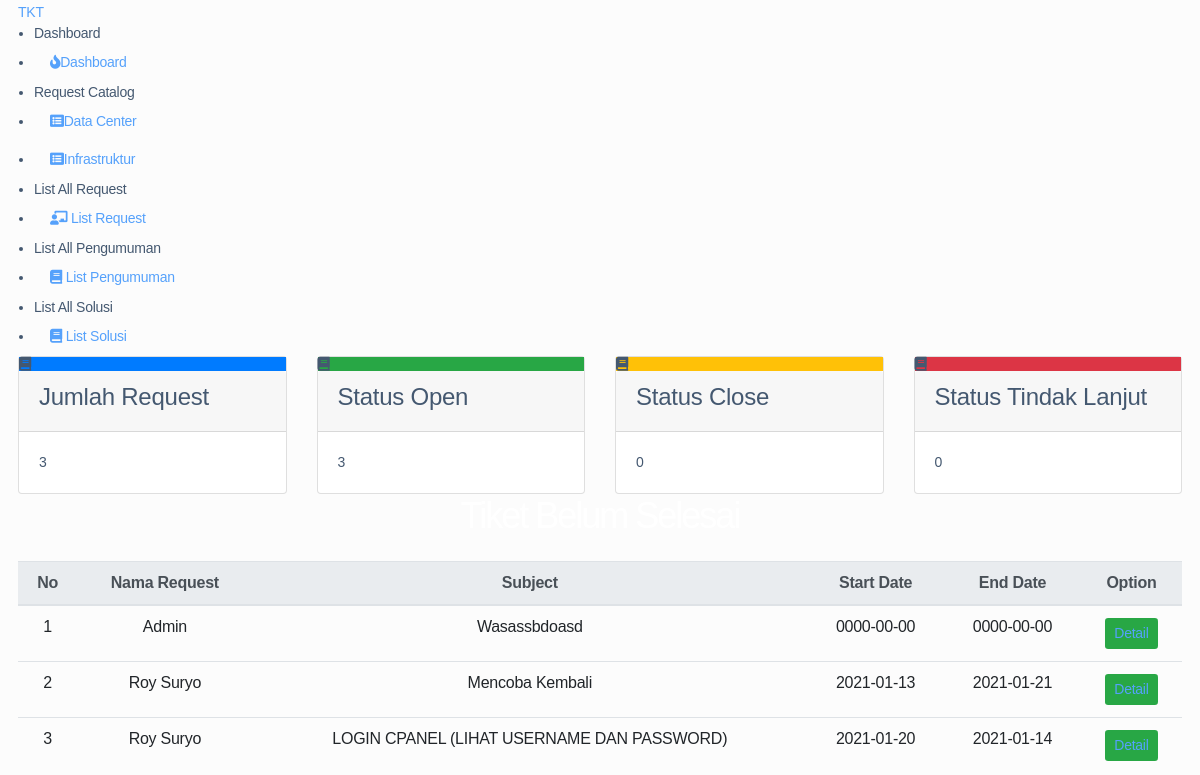
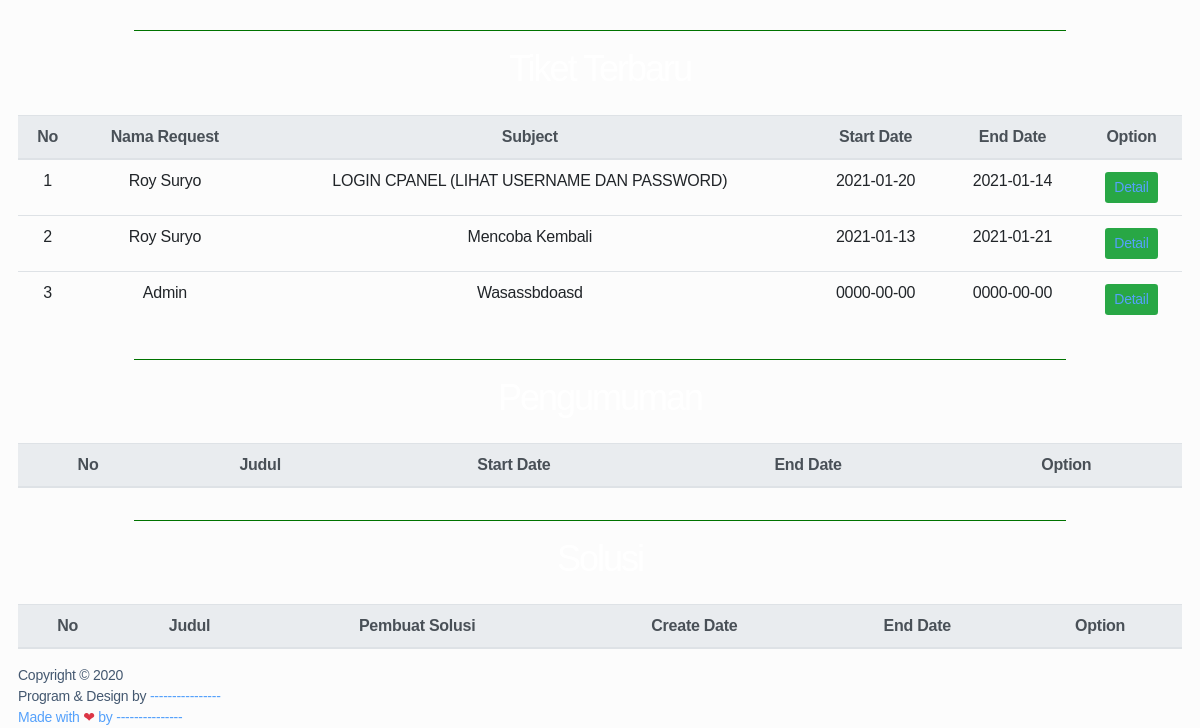
The page /index.php/staff (lower part) on the database as committed earlier (2 pictures, top to bottom).
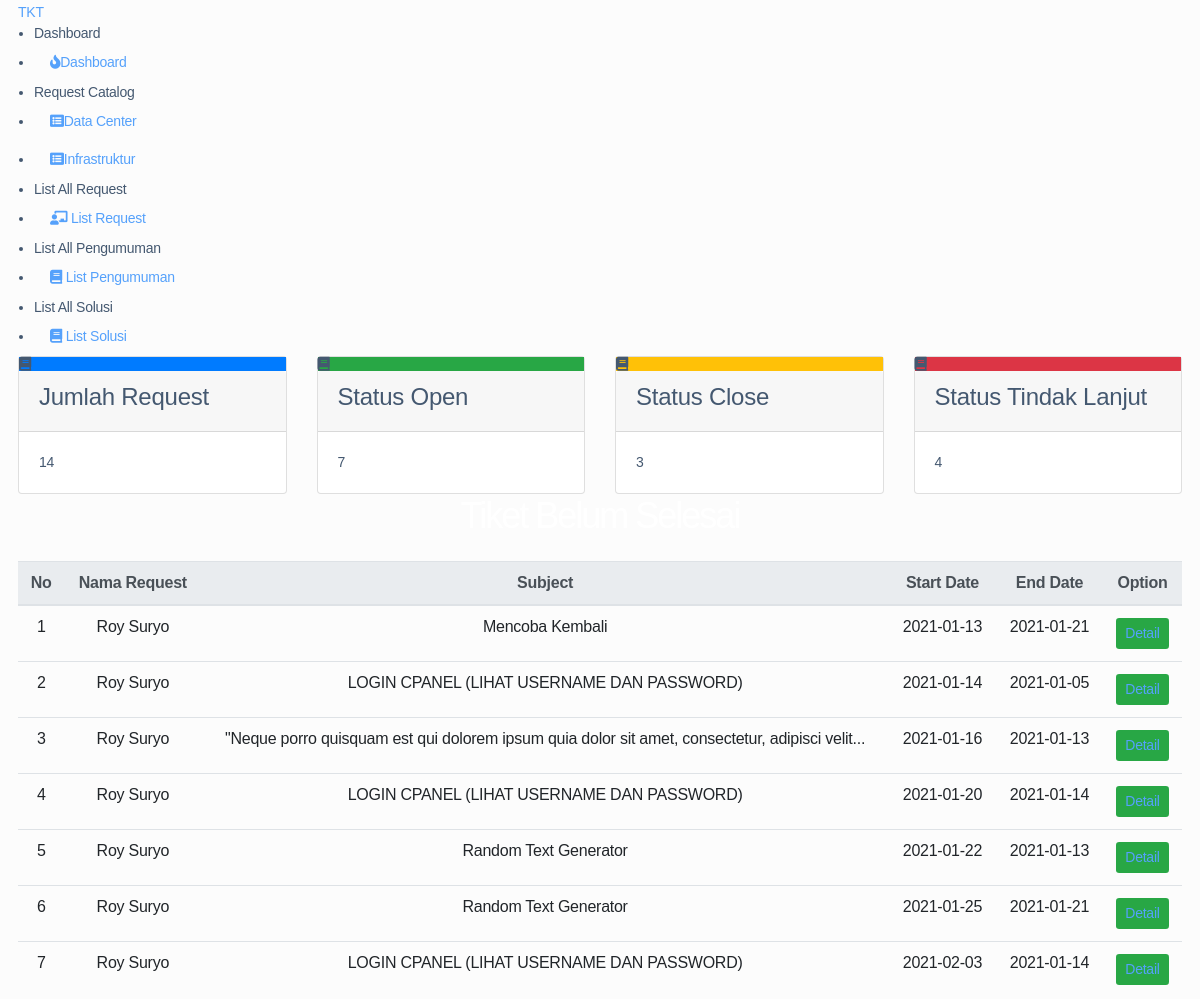
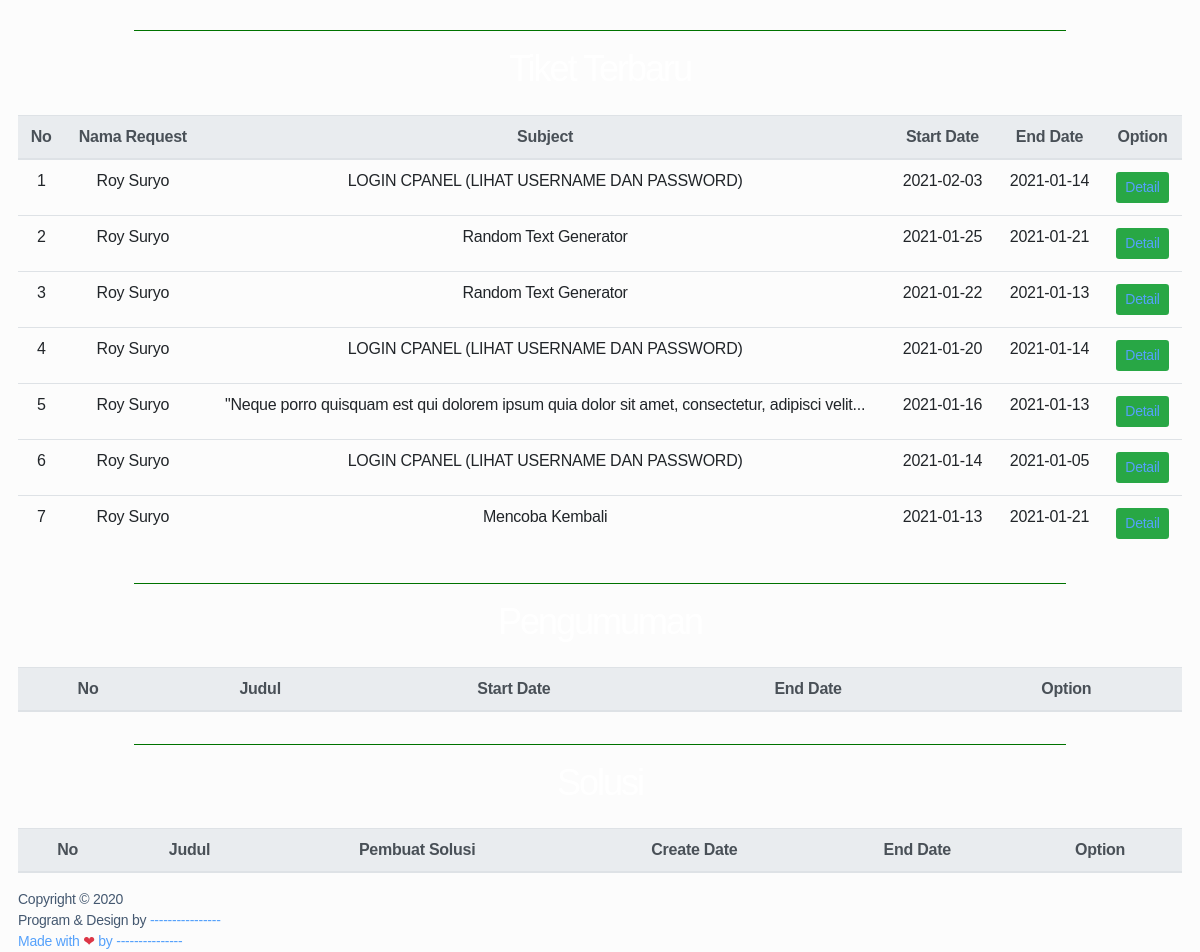
The same page on the database as committed later (2 pictures, top to bottom).
### tables this page shows
CREATE TABLE `master_kategori` (
  `id` int(11) NOT NULL,
  `kategori` varchar(30) NOT NULL
);

CREATE TABLE `tbl_request` (
  `id` int(11) NOT NULL,
  `user` varchar(30) NOT NULL,
  `status` varchar(20) NOT NULL,
  `kategori` varchar(40) NOT NULL,
  `sub_kategori` varchar(40) NOT NULL,
  `pj` varchar(30) NOT NULL,
  `grup` varchar(40) NOT NULL,
  `asset` varchar(50) NOT NULL,
  `count_asset` varchar(2) NOT NULL,
  `subject` varchar(100) NOT NULL,
  `body` text NOT NULL,
  `created_date` timestamp NOT NULL DEFAULT current_timestamp(),
  `done_date` datetime DEFAULT NULL,
  `start_date` date NOT NULL,
  `end_date` date NOT NULL
);

### application/controllers/Staff.php (called while the page is built, shortened)
<?php
class Staff extends CI_Controller
{
	function __construct()
	{
		$this->load->helper('url');
		$this->load->library('form_validation');
		$this->load->helper('form');
	}
	public function index()
	{
		$this->load->model('Mrequest');
		$this->load->model('Mpengumuman');
		$this->load->model('Msolusi');
		$data['nama'] = $this->session->userdata('nama');
		$data['level'] = $this->session->userdata('level');
		$data['request'] = $this->Mrequest->tampil_data_ten_terbaru()->result();
		$data['request_lama'] = $this->Mrequest->tampil_data_ten_terlama()->result();
		$data['pengumuman'] = $this->Mpengumuman->tampil_data()->result();
		$data['solusi'] = $this->Msolusi->tampil_data()->result();
		$this->load->view('navbar/nav_staff', $data);
		$this->load->view('staff/dashboard_staff', $data);
	}
}

### index.php (called while the page is built, shortened)
<?php
require_once BASEPATH.'core/CodeIgniter.php';

### application/models/Mrequest.php (called while the page is built, shortened)
<?php
class Mrequest extends CI_Model
{
    public function tampil_data_ten_terbaru()
    {
        return $this->db
            ->select('*')
            ->from('tbl_request')
            ->where('status', 'open')
            ->order_by("start_date")
            ->limit(10)
            ->get();
    }
    public function tampil_data_ten_terlama()
    {
        return $this->db
            ->select('*')
            ->from('tbl_request')
            ->where('status', 'open')
            ->order_by("start_date", 'desc')
            ->limit(10)
            ->get();
    }
}

### application/views/staff/dashboard_staff.php (the view, shortened to what this page needs)
<div class="main-content">
    <section class="section">
        <div class="row">
            <div class="col-lg-3 col-md-6 col-sm-6 col-12">
                <div class="card card-statistic-1">
                    <div class="card-icon bg-primary">
                        <i class="fas fa-book"></i>
                    </div>
                    <div class="card-wrap">
                        <div class="card-header">
                            <h4>Jumlah Request</h4>
                        </div>
                        <div class="card-body">
                            <?php echo $this->db->count_all('tbl_request'); ?>
                        </div>
                    </div>
                </div>
            </div>
            <div class="col-lg-3 col-md-6 col-sm-6 col-12">
                <div class="card card-statistic-1">
                    <div class="card-icon bg-success">
                        <i class="fas fa-book"></i>
                    </div>
                    <div class="card-wrap">
                        <div class="card-header">
                            <h4>Status Open</h4>
                        </div>
                        <div class="card-body">
                            <?php $this->db->from('tbl_request');
                            $this->db->where('status', 'open');
                            echo $this->db->count_all_results();
                            ?>
                        </div>
                    </div>
                </div>
            </div>
            <div class="col-lg-3 col-md-6 col-sm-6 col-12">
                <div class="card card-statistic-1">
                    <div class="card-icon bg-warning">
                        <i class="fas fa-book"></i>
                    </div>
                    <div class="card-wrap">
                        <div class="card-header">
                            <h4>Status Close</h4>
                        </div>
                        <div class="card-body">
                            <?php $this->db->from('tbl_request');
                            $this->db->where('status', 'close');
                            echo $this->db->count_all_results();
                            ?>
                        </div>
                    </div>
                </div>
            </div>
            <div class="col-lg-3 col-md-6 col-sm-6 col-12">
                <div class="card card-statistic-1">
                    <div class="card-icon bg-danger">
                        <i class="fas fa-book"></i>
                    </div>
                    <div class="card-wrap">
                        <div class="card-header">
                            <h4>Status Tindak Lanjut</h4>
                        </div>
                        <div class="card-body">
                            <?php $this->db->from('tbl_request');
                            $this->db->where('status', 'tindak lanjut');
                            echo $this->db->count_all_results();
                            ?>
                        </div>
                    </div>
                </div>
            </div>
        </div>
        <div class="section-header">
            <h1>Tiket Belum Selesai</h1>
        </div>
        <div class="row">
            <div class="col-12">
                <table id="example" class="table align-items-center table-flush">
                    <thead class="thead-light">
                        <tr class="text-center">
                            <th scope="col">No</th>
                            <th scope="col">Nama Request</th>
                            <th scope="col">Subject</th>
                            <th scope="col">Start Date</th>
                            <th scope="col">End Date</th>
                            <th scope="col">Option</th>
                        </tr>
                    </thead>
                    <tbody>
                        <?php
                        $i = 1;
                        foreach ($request as $u) {
                        ?>
                            <tr class="text-center">
                                <td><?php echo $i ?></td>
                                <td><?php echo $u->user ?></td>
                                <td><?php echo $u->subject ?></td>
                                <td><?php echo $u->start_date ?></td>
                                <td><?php echo $u->end_date ?></td>
                                <td class="text-center">
                                    <a href=<?= base_url("staff/detail_request/" . $u->id) ?> class="btn btn-sm btn-success">Detail</a>
                                </td>
                            </tr>
                        <?php
                            $i++;
                        }
                        ?>
                    </tbody>
                </table>
            </div>
        </div>
        <hr width="80%" color="green">
        <div class="section-header">
            <h1>Tiket Terbaru</h1>
        </div>
        <div class="row">
            <div class="col-12">
                <table id="example" class="table align-items-center table-flush">
                    <thead class="thead-light">
                        <tr class="text-center">
                            <th scope="col">No</th>
                            <th scope="col">Nama Request</th>
                            <th scope="col">Subject</th>
                            <th scope="col">Start Date</th>
                            <th scope="col">End Date</th>
                            <th scope="col">Option</th>
                        </tr>
                    </thead>
                    <tbody>
                        <?php
                        $i = 1;
                        foreach ($request_lama as $u) {
                        ?>
                            <tr class="text-center">
                                <td><?php echo $i ?></td>
                                <td><?php echo $u->user ?></td>
                                <td><?php echo $u->subject ?></td>
                                <td><?php echo $u->start_date ?></td>
                                <td><?php echo $u->end_date ?></td>
                                <td class="text-center">
                                    <a href=<?= base_url("staff/detail_request/" . $u->id) ?> class="btn btn-sm btn-success">Detail</a>
                                </td>
                            </tr>
                        <?php
                            $i++;
                        }
                        ?>
                    </tbody>
                </table>
            </div>
        </div>
        <hr width="80%" color="green">
        <div class="section-header">
            <h1>Pengumuman</h1>
        </div>
        <div class="row">
            <div class="col-12">
                <table id="example" class="table align-items-center table-flush">
                    <thead class="thead-light">
                        <tr class="text-center">
                            <th scope="col">No</th>
                            <th scope="col">Judul</th>
                            <th scope="col">Start Date</th>
                            <th scope="col">End Date</th>
                            <th scope="col">Option</th>
                        </tr>
                    </thead>
                </table>
            </div>
        </div>
        <hr width="80%" color="green">
        <div class="section-header">
            <h1>Solusi</h1>
        </div>
        <div class="row">
            <div class="col-12">
                <table id="example" class="table align-items-center table-flush">
                    <thead class="thead-light">
                        <tr class="text-center">
                            <th scope="col">No</th>
                            <th scope="col">Judul</th>
                            <th scope="col">Pembuat Solusi</th>
                            <th scope="col">Create Date</th>
                            <th scope="col">End Date</th>
                            <th scope="col">Option</th>
                        </tr>
                    </thead>
                </table>
            </div>
        </div>
</div>
</div>
<?php include("footer.php") ?>
</body>
</html>

### application/views/navbar/nav_staff.php (shortened to what this page needs)
<!DOCTYPE html>
<html lang="en">
<head>
    <link rel="stylesheet" href="https://stackpath.bootstrapcdn.com/bootstrap/4.3.1/css/bootstrap.min.css">
    <link rel="stylesheet" href="https://use.fontawesome.com/releases/v5.7.2/css/all.css">
    <link rel="stylesheet" href="https://cdnjs.cloudflare.com/ajax/libs/bootstrap-select/1.13.1/css/bootstrap-select.css" />
    <link rel="stylesheet" href="<?= base_url('assets/') ?>stisla-assets/css/style.css">
    <link rel="stylesheet" href="<?= base_url('assets/') ?>stisla-assets/css/components.css">
</head>
<?php
$url = explode('/', uri_string());
if (!isset($url[1])) {
    $url[1] = 'index';
}
$active = $url[1];
?>
<body>
    <div id="app">
        <div class="main-wrapper">
            <div class="main-sidebar">
                <aside id="sidebar-wrapper">
                    <div class="sidebar-brand sidebar-brand-sm">
                        <a href="<?= base_url('staff') ?>">TKT</a>
                    </div>
                    <ul class="sidebar-menu">
                        <li class="menu-header ">Dashboard</li>
                        <li class="nav-item dropdown <?php if ($active === 'index') : ?> active <?php endif ?>">
                            <a href="<?= base_url('staff') ?>" class="nav-link"><i class="fas fa-fire"></i><span>Dashboard</span></a>
                        </li>
                        <li class="menu-header">Request Catalog</li>
                        <?php
                        $con = mysqli_connect("localhost", "root", "", "db_tiket");
                        $sql = "SELECT * FROM master_kategori";
                        $result = mysqli_query($con, $sql);
                        while ($dataMenu = mysqli_fetch_assoc($result)) {
                            $menu_id = $dataMenu['id'];
                            $submenu = mysqli_query($con, "SELECT * FROM `master_subkategori` WHERE id_kategori = '$menu_id'");
                            if (mysqli_num_rows($submenu) == 0) {
                                echo '<li><a href="' . $dataMenu['kategori'] . '">' . $dataMenu['kategori'] . '</a></li>';
                            } else {
                                echo '
							<li class="nav-item dropdown">
								<a href="' . $dataMenu['kategori'] . '" class="nav-link has-dropdown"> <i class="fas fa-list-alt "></i><span>' . $dataMenu['kategori'] . '</span></a>
								<ul class="dropdown-menu">';
                                echo '
								</ul>
							</li>
							';
                            }
                        }
                        ?>
                        <li class="menu-header">List All Request</li>
                        <li class="nav-item dropdown <?php if ($active == 'data_peminjaman' || $active == 'add_peminjaman') : ?> active <?php endif ?>">
                            <a href="#" class="nav-link has-dropdown"><i class="fas fa-chalkboard-teacher"></i>
                                <span>List Request</span></a>
                        </li>
                        <li class="menu-header">List All Pengumuman</li>
                        <li class="nav-item dropdown <?php if ($active == 'data_pengembalian') : ?> active <?php endif ?>">
                            <a href="#" class="nav-link has-dropdown"><i class="fas fa-book"></i>
                                <span>List Pengumuman</span></a>
                        </li>
                        <li class="menu-header">List All Solusi</li>
                        <li class="nav-item dropdown <?php if ($active == 'data_pegawai') : ?> active <?php endif ?>">
                            <a href="#" class="nav-link has-dropdown"><i class="fas fa-book"></i>
                                <span>List Solusi</span></a>
                        </li>
                </aside>
            </div>

### application/views/staff/footer.php (shortened to what this page needs)
<footer class="main-footer">
    <div class="footer-left">
        Copyright &copy; 2020 <div class="bullet"></div> Program & Design by <a href="">----------------
    </div>
    <div class="footer-right">
        Made with <span class="text-danger"> &#10084;</span> by ---------------
    </div>
</footer>
</div>

### application/views/navbar/nav_staff.php (style rules this page uses)
body { background: #fcfcfc; }
h1 { text-align: center; font-family: sans-serif; font-weight: 300; color: #fff; }

Rows that differ between the two databases and show on the page:
removed tbl_request: user "Admin", subject "Wasassbdoasd", start_date "0000-00-00", end_date "0000-00-00"
added tbl_request: user "Roy Suryo", subject "LOGIN CPANEL (LIHAT USERNAME DAN PASSWORD)", start_date "2021-01-14", end_date "2021-01-05"
added tbl_request: user "Roy Suryo", subject "\"Neque porro quisquam est qui dolorem ipsum quia dolor sit amet, consectetur, adipisci velit...", start_date "2021-01-16", end_date "2021-01-13"
added tbl_request: user "Roy Suryo", subject "Random Text Generator", start_date "2021-01-22", end_date "2021-01-13"
added tbl_request: user "Roy Suryo", subject "Random Text Generator", start_date "2021-01-25", end_date "2021-01-21"
added tbl_request: user "Roy Suryo", subject "LOGIN CPANEL (LIHAT USERNAME DAN PASSWORD)", start_date "2021-02-03", end_date "2021-01-14"
Other text that changed with them:
$this->db->count_all('tbl_request'): "3" → "14"
$this->db->count_all_results(): "3" → "7"
$this->db->count_all_results(): "0" → "3"
$this->db->count_all_results(): "0" → "4"
